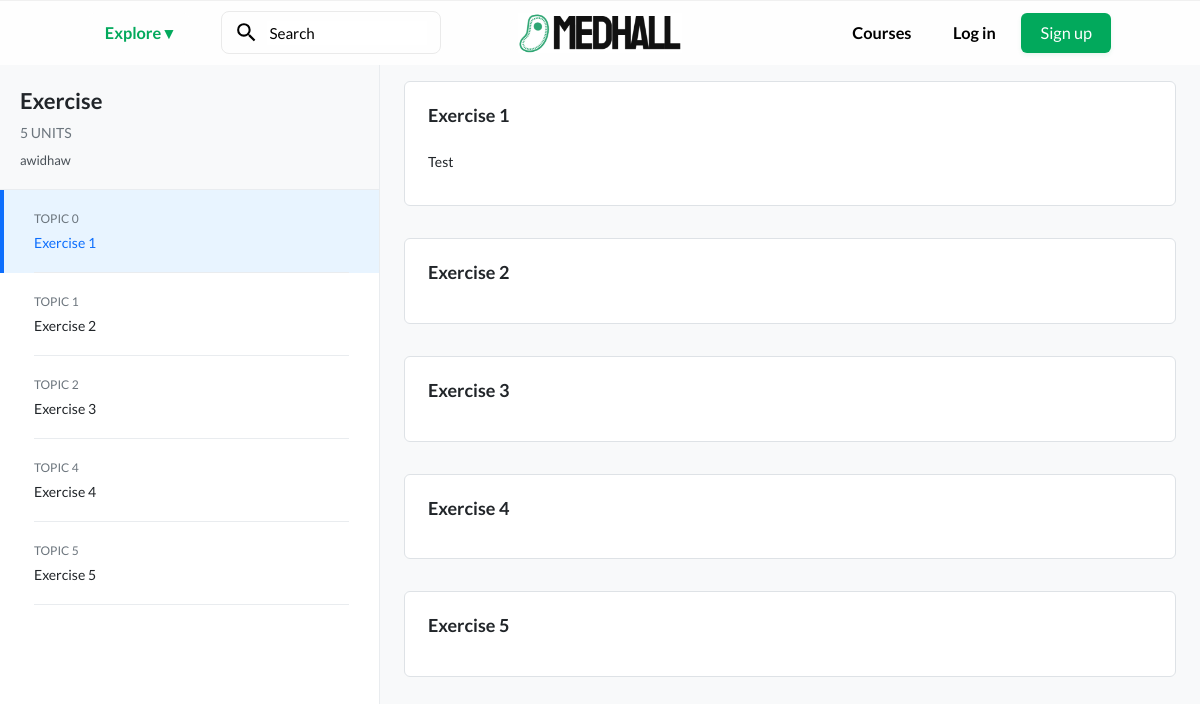
Before: /courses/courses/1/ with the older database file.
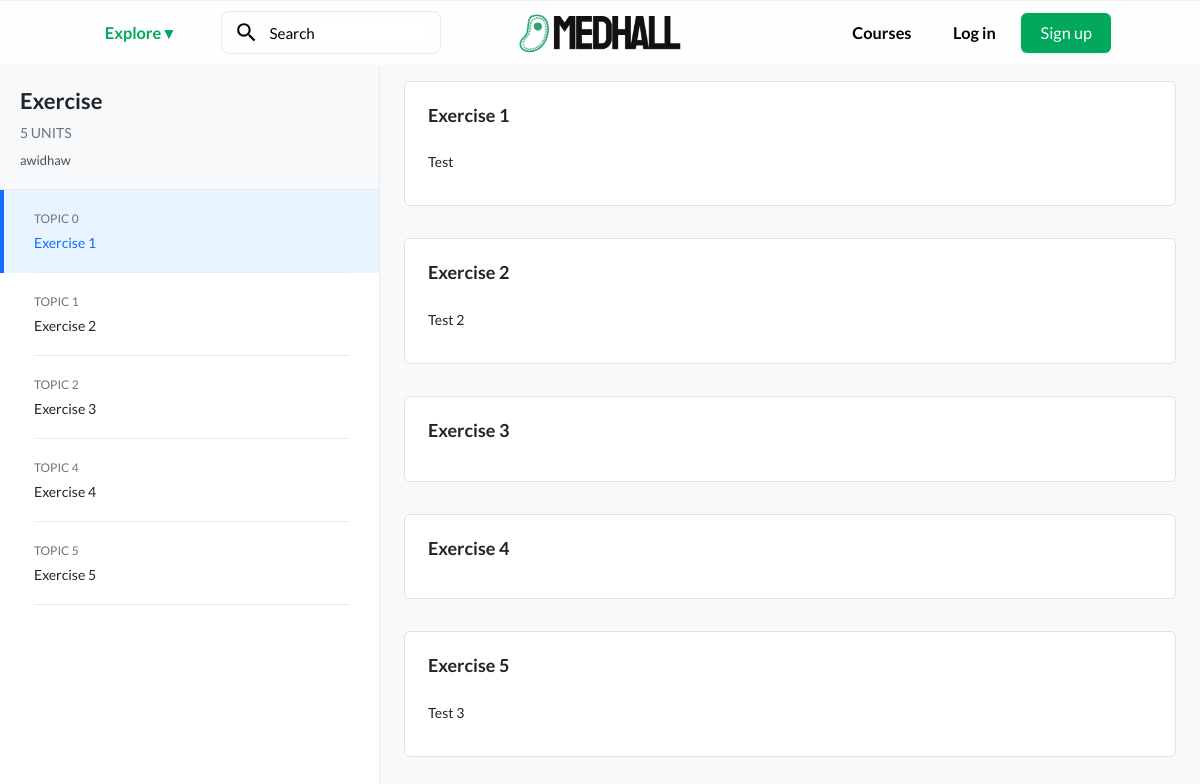
After: the same page with the newer database file.
### courses/models.py (models this page shows, shortened)
class Unit(models.Model):
    course = models.ForeignKey(Course, on_delete=models.CASCADE, related_name="units")
    title = models.CharField(max_length=200)
    order = models.PositiveIntegerField(default=0)
    class Meta:
        ordering = ['order']

class Lesson(models.Model):
    course = models.ForeignKey(Course, on_delete=models.CASCADE, related_name="lessons")
    title = models.CharField(max_length=200)
    content = RichTextField()  # Supports rich text editing
    video_url = models.URLField(blank=True, null=True)
    order = models.PositiveIntegerField(default=0)  # To order lessons within a course
    unit = models.ForeignKey(Unit, on_delete=models.CASCADE, related_name="lessons")
    class Meta:
        ordering = ['order']

### courses/views.py (the view)
# urls.py: path('courses/<int:course_id>/', views.course_detail, name='course_detail'),
def course_detail(request, course_id):
    course = get_object_or_404(Course, id=course_id)
    courses = Course.objects.all()  # Add this
    return render(request, 'courses/course_detail.html', {'course': course, 'courses': courses})

### courses/context_processors.py (called while the page is built)
def courses_processor(request):
    courses_all = Course.objects.all()
    print(f"Context processor found {len(courses_all)} courses")  # Debug print
    return {
        'courses_all': courses_all
    }

### courses/templates/courses/course_detail.html (shortened to what this page needs)
{% extends "base.html" %}
{% block content %}
<div class="d-flex">
    <div class="sidebar bg-white" style="width: 380px; overflow-y: auto; position: fixed; height: calc(100vh - 64px); top: 64px; border-right: 1px solid #e9ecef;">
        <div class="course-header">
            <div class="course-title">{{ course.title }}</div>
            <div class="course-meta">{{ course.units.count }} UNITS</div>
            <div class="course-description">{{ course.description }}</div>
        </div>
        {% for unit in course.units.all %}
        <a href="#unit{{ unit.id }}" class="unit-link text-decoration-none text-dark" data-unit-id="unit{{ unit.id }}">
            <div class="unit-number">Topic {{ unit.order }}</div>
            <div class="unit-title">{{ unit.title }}</div>
        </a>
        {% endfor %}
    </div>
    <div style="margin-left: 380px; height: calc(100vh - 70px); overflow-y: auto; width: calc(100% - 280px); padding: 0; background-color: #f8f9fa;">
        {% for unit in course.units.all %}
        <div id="unit{{ unit.id }}" class="px-4 py-3">
            <div class="card">
                <div class="card-body">
                    <h6 class="mb-3 fw-bold card-title" style="font-size: 18px;">{{ unit.title }}</h6>
                    <div class="row row-cols-2" style="padding: 0px 7px;">
                        {% for lesson in unit.lessons.all %}
                        <div class="col mb-3">
                            <a href="{% url 'lesson_detail' course.id unit.id lesson.id %}" class="text-decoration-none text-dark lesson-link" style="font-size: 14px;">
                                {{ lesson.title }}
                            </a>
                        </div>
                        {% endfor %}
                    </div>
                </div>
            </div>
        </div>
       {% endfor %}
    </div>
</div>
{% endblock %}

Changed rows visible on the page:
added Lesson: title "Test 2", shown under Unit "Exercise 2"
added Lesson: title "Test 3", shown under Unit "Exercise 5"
